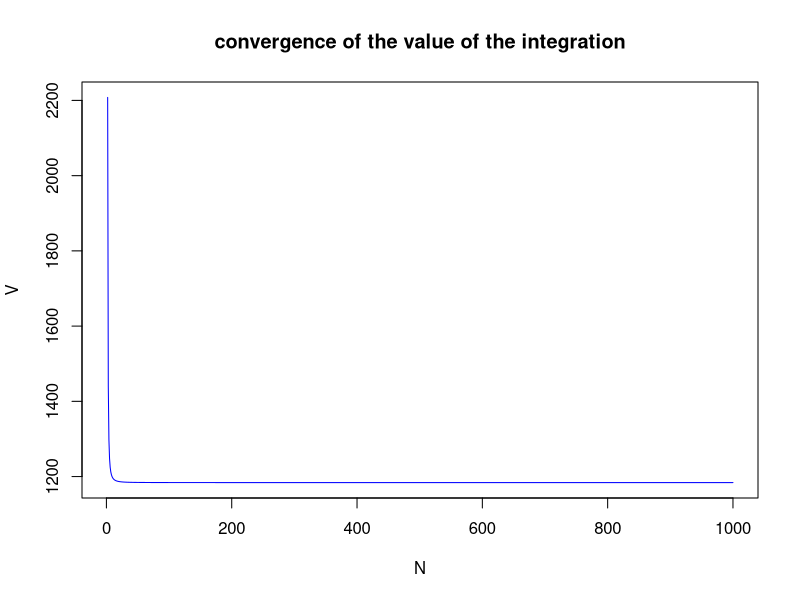

Source code (R):
f <- function(x) {
  return (x^3 + 5*x)
}

Trap <- function(a, b, N) {
  interval <- (b - a)/(N - 1) ## There are N points evenly placed at an interval
  S <- 0.0
  x <- 0.0
  for (n in 1:N) {
    x <- a + (n-1)*interval
    if (n==1 || n==N) weight <- interval/2 else weight <- interval
    S <- S + weight*f(x)
  }
  return(S)
}
Trap(0, 8, 1000)

V <- c()
N <- c()
for (i in 1:1000) {
  V <- c(V, Trap(0, 8, i))
  N <- c(N, i)
}
plot (N, V, col="blue", type="l", main="convergence of the value of the integration")